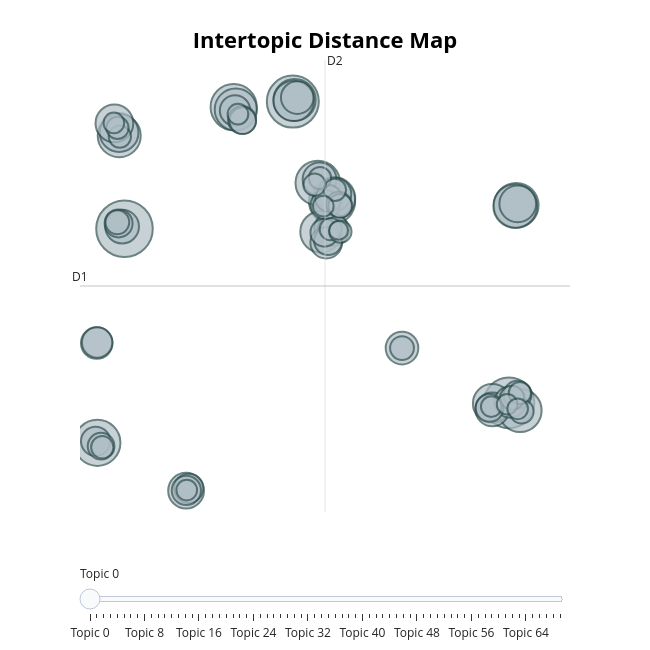

Write notebook code for a chart like this one.
### Code cell
# Visualization of topics
fig = topic_model.visualize_topics()
fig.show()
